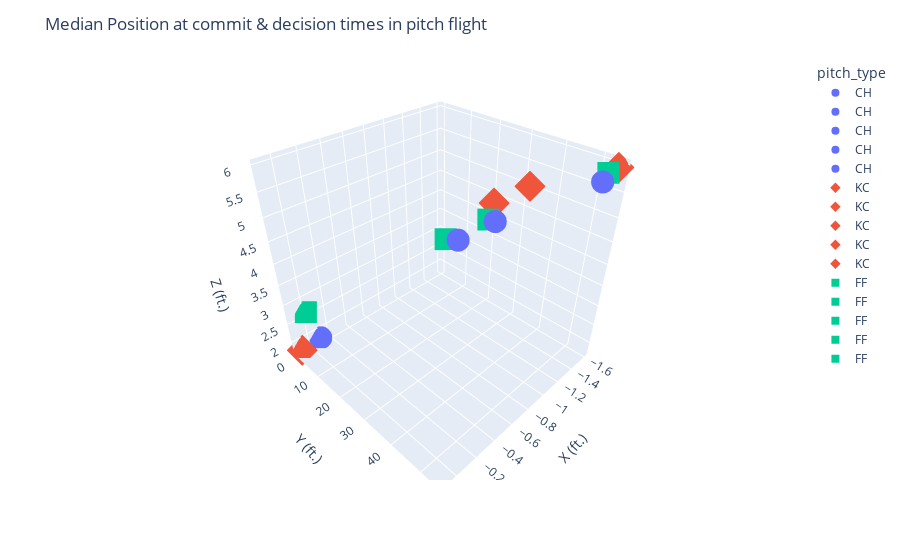

Notebook code cell kept with this figure:
### Code cell
median_ball_loc_df = (ball_pos_lf
                    .filter(pl.col("pitch_type").is_in(["FF", "KC", "CH"]))
                    .drop_nulls(subset=["plate_x", "plate_z", "pitch_type", "release_pos_x", "release_pos_z", "release_pos_y"])
                    .group_by("pitch_type")
                    .agg([
                        pl.col(feature).median().alias(f"median_{feature}")
                        for feature in [
                            "release_pos_x",
                            "release_pos_y",
                            "release_pos_z",
                            "plate_x",
                            "plate_z",
                            "x_0.120",
                            "y_0.120",
                            "z_0.120",
                            "x_0.167",
                            "y_0.167",
                            "z_0.167",
                        ]
                    ])
                    .with_columns(pl.lit(0).alias("plate_y"))
                    .collect())

decision_time_fig = px.scatter_3d(
    median_ball_loc_df,
    x="median_x_0.120",
    y="median_y_0.120",
    z="median_z_0.120",
    color="pitch_type",
    symbol="pitch_type",
)

commit_time_fig = px.scatter_3d(
    median_ball_loc_df,
    x="median_x_0.167",
    y="median_y_0.167",
    z="median_z_0.167",
    color="pitch_type",
    symbol="pitch_type",
)

over_plate_fig = px.scatter_3d(
    median_ball_loc_df,
    x="median_plate_x",
    y="plate_y",
    z="median_plate_z",
    color="pitch_type",
    symbol="pitch_type",
)

release_fig = px.scatter_3d(
    median_ball_loc_df,
    x="median_release_pos_x",
    y="median_release_pos_y",
    z="median_release_pos_z",
    color="pitch_type",
    symbol="pitch_type",
)

for fig in [decision_time_fig, commit_time_fig, release_fig, over_plate_fig]:
    decision_time_fig.add_traces(fig.data)

decision_time_fig.update_layout(
    title="Median Position at commit & decision times in pitch flight",
    scene=dict(
        xaxis_title="X (ft.)",
        yaxis_title="Y (ft.)",
        zaxis_title="Z (ft.)",
    )
).show()

### Figure 1 — Plotly figure (JSON) as saved in the notebook; plotly's stock layout.template omitted (floating-point values rounded to 4 significant figures)
{"data": [{"hovertemplate": "pitch_type=CH<br>median_x_0.120=%{x}<br>median_y_0.120=%{y}<br>median_z_0.120=%{z}<extra></extra>", "legendgroup": "CH", "marker": {"color": "#636efa", "symbol": "circle"}, "mode": "markers", "name": "CH", "scene": "scene", "showlegend": true, "type": "scatter3d", "x": [-0.8818], "y": [39.65], "z": [5.176]}, {"hovertemplate": "pitch_type=KC<br>median_x_0.120=%{x}<br>median_y_0.120=%{y}<br>median_z_0.120=%{z}<extra></extra>", "legendgroup": "KC", "marker": {"color": "#EF553B", "symbol": "diamond"}, "mode": "markers", "name": "KC", "scene": "scene", "showlegend": true, "type": "scatter3d", "x": [-1.214], "y": [40.44], "z": [5.565]}, {"hovertemplate": "pitch_type=FF<br>median_x_0.120=%{x}<br>median_y_0.120=%{y}<br>median_z_0.120=%{z}<extra></extra>", "legendgroup": "FF", "marker": {"color": "#00cc96", "symbol": "square"}, "mode": "markers", "name": "FF", "scene": "scene", "showlegend": true, "type": "scatter3d", "x": [-0.8658], "y": [38.12], "z": [5.184]}, {"hovertemplate": "pitch_type=CH<br>median_x_0.120=%{x}<br>median_y_0.120=%{y}<br>median_z_0.120=%{z}<extra></extra>", "legendgroup": "CH", "marker": {"color": "#636efa", "symbol": "circle"}, "mode": "markers", "name": "CH", "scene": "scene", "showlegend": true, "type": "scatter3d", "x": [-0.8818], "y": [39.65], "z": [5.176]}, {"hovertemplate": "pitch_type=KC<br>median_x_0.120=%{x}<br>median_y_0.120=%{y}<br>median_z_0.120=%{z}<extra></extra>", "legendgroup": "KC", "marker": {"color": "#EF553B", "symbol": "diamond"}, "mode": "markers", "name": "KC", "scene": "scene", "showlegend": true, "type": "scatter3d", "x": [-1.214], "y": [40.44], "z": [5.565]}, {"hovertemplate": "pitch_type=FF<br>median_x_0.120=%{x}<br>median_y_0.120=%{y}<br>median_z_0.120=%{z}<extra></extra>", "legendgroup": "FF", "marker": {"color": "#00cc96", "symbol": "square"}, "mode": "markers", "name": "FF", "scene": "scene", "showlegend": true, "type": "scatter3d", "x": [-0.8658], "y": [38.12], "z": [5.184]}, {"hovertemplate": "pitch_type=CH<br>median_x_0.167=%{x}<br>median_y_0.167=%{y}<br>median_z_0.167=%{z}<extra></extra>", "legendgroup": "CH", "marker": {"color": "#636efa", "symbol": "circle"}, "mode": "markers", "name": "CH", "scene": "scene", "showlegend": true, "type": "scatter3d", "x": [-0.7049], "y": [33.99], "z": [4.811]}, {"hovertemplate": "pitch_type=KC<br>median_x_0.167=%{x}<br>median_y_0.167=%{y}<br>median_z_0.167=%{z}<extra></extra>", "legendgroup": "KC", "marker": {"color": "#EF553B", "symbol": "diamond"}, "mode": "markers", "name": "KC", "scene": "scene", "showlegend": true, "type": "scatter3d", "x": [-1.039], "y": [35.06], "z": [5.251]}, {"hovertemplate": "pitch_type=FF<br>median_x_0.167=%{x}<br>median_y_0.167=%{y}<br>median_z_0.167=%{z}<extra></extra>", "legendgroup": "FF", "marker": {"color": "#00cc96", "symbol": "square"}, "mode": "markers", "name": "FF", "scene": "scene", "showlegend": true, "type": "scatter3d", "x": [-0.6472], "y": [31.91], "z": [4.825]}, {"hovertemplate": "pitch_type=CH<br>median_release_pos_x=%{x}<br>median_release_pos_y=%{y}<br>median_release_pos_z=%{z}<extra></extra>", "legendgroup": "CH", "marker": {"color": "#636efa", "symbol": "circle"}, "mode": "markers", "name": "CH", "scene": "scene", "showlegend": true, "type": "scatter3d", "x": [-1.4], "y": [54.4], "z": [5.85]}, {"hovertemplate": "pitch_type=KC<br>median_release_pos_x=%{x}<br>median_release_pos_y=%{y}<br>median_release_pos_z=%{z}<extra></extra>", "legendgroup": "KC", "marker": {"color": "#EF553B", "symbol": "diamond"}, "mode": "markers", "name": "KC", "scene": "scene", "showlegend": true, "type": "scatter3d", "x": [-1.59], "y": [54.5], "z": [5.96]}, {"hovertemplate": "pitch_type=FF<br>median_release_pos_x=%{x}<br>median_release_pos_y=%{y}<br>median_release_pos_z=%{z}<extra></extra>", "legendgroup": "FF", "marker": {"color": "#00cc96", "symbol": "square"}, "mode": "markers", "name": "FF", "scene": "scene", "showlegend": true, "type": "scatter3d", "x": [-1.46], "y": [54.34], "z": [5.96]}, {"hovertemplate": "pitch_type=CH<br>median_plate_x=%{x}<br>plate_y=%{y}<br>median_plate_z=%{z}<extra></extra>", "legendgroup": "CH", "marker": {"color": "#636efa", "symbol": "circle"}, "mode": "markers", "name": "CH", "scene": "scene", "showlegend": true, "type": "scatter3d", "x": [-0.09], "y": [0], "z": [1.83]}, {"hovertemplate": "pitch_type=KC<br>median_plate_x=%{x}<br>plate_y=%{y}<br>median_plate_z=%{z}<extra></extra>", "legendgroup": "KC", "marker": {"color": "#EF553B", "symbol": "diamond"}, "mode": "markers", "name": "KC", "scene": "scene", "showlegend": true, "type": "scatter3d", "x": [0.1], "y": [0], "z": [1.78]}, {"hovertemplate": "pitch_type=FF<br>median_plate_x=%{x}<br>plate_y=%{y}<br>median_plate_z=%{z}<extra></extra>", "legendgroup": "FF", "marker": {"color": "#00cc96", "symbol": "square"}, "mode": "markers", "name": "FF", "scene": "scene", "showlegend": true, "type": "scatter3d", "x": [0], "y": [0], "z": [2.69]}], "layout": {"legend": {"title": {"text": "pitch_type"}, "tracegroupgap": 0}, "margin": {"t": 60}, "scene": {"domain": {"x": [0, 1], "y": [0, 1]}, "xaxis": {"title": {"text": "X (ft.)"}}, "yaxis": {"title": {"text": "Y (ft.)"}}, "zaxis": {"title": {"text": "Z (ft.)"}}}, "title": {"text": "Median Position at commit & decision times in pitch flight"}}}
